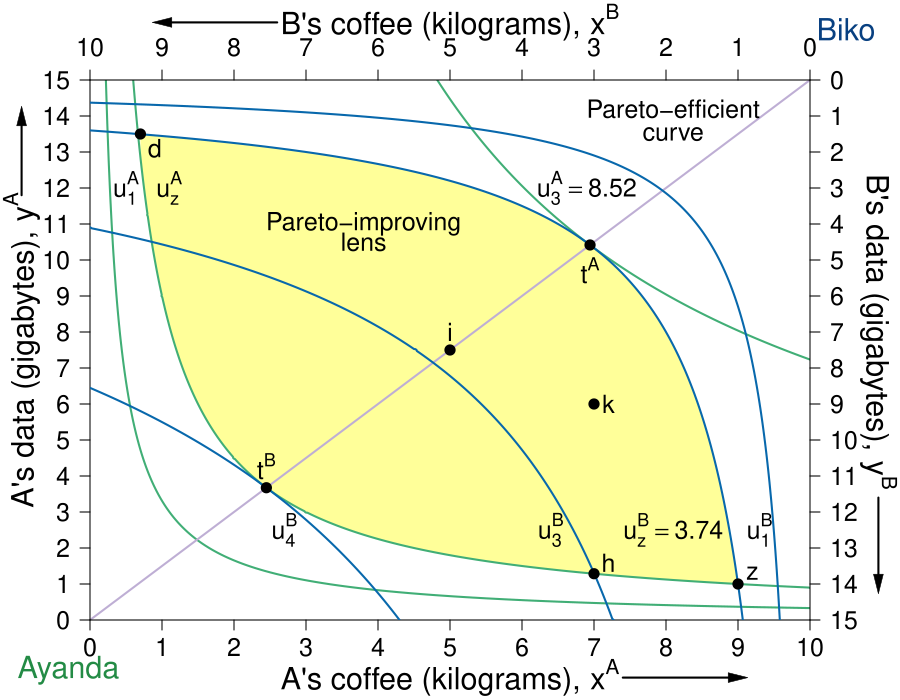

Recreate this plot in R.
require(shape)
#pdf(file = "property_tioli_logsSTEP1.pdf", width = 9, height = 7)
#pdf(file = "property_tioli_logsSTEP2.pdf", width = 9, height = 7)
#pdf(file = "property_tioli_logsSTEP3.pdf", width = 9, height = 7)
#pdf(file = "property_tioli_logsSTEP4.pdf", width = 9, height = 7)
pdf(file = "property/property_tioli_logs_mcq.pdf", width = 9, height = 7)

#Set parameters for graphics
namesize <- 1.3
pointsize <- 1.8
axislabelsize <- 1.8
labelsize <- 1.5
namesize <- 1.8
annotatesize <- 1.5
graphlinewidth <- 2
segmentlinewidth <- 1.5

COL <- c("#7fc97f", "#beaed4", "#fdc086", "#ffff99", "#386cb0", "#f0027f", "#bf5b17", "#666666")
COLA <- c("#99d8c9","#66c2a4","#41ae76", "#238b45", "#005824")
COLB <- c("#4eb3d3", "#2b8cbe", "#0868ac","#084081")


uAlog <- function(xA, yA, alpha = 1/2){
  alpha*log(xA) + (1-alpha)*log(yA)
}

indifflogA <- function(xA, U, alpha = 1/2){
  exp((U - alpha*log(xA))/(1 - alpha))
}

uBlog <- function(xA, yA, alpha = 1/2){
  alpha*log(10-xA) + (1-alpha)*log(15-yA)
}

indifflogB <- function(xA, U = uBlog(9,1), alpha = 1/2){
  15 - exp((U - alpha*log(10-xA))/(1 - alpha))
}

paretoEC <- function(x, ybar = 15, xbar = 10) {
  (ybar/xbar)*x
}

#Use the TIOLI funciton to find what value of x you should have for point g
xatioli <- function(uza){
  exp(uza - (1/2)*log(3/2))
}

xbtioli <- function(uzb){
  exp(uzb - (1/2)*log(3/2))
}

par(mar =  c(4, 4.5, 4, 4.5))
xlims <- c(0, 10)
ylims <- c(0, 15)
xlims2 <- c(10, 0)
ylims2 <- c(15, 0)

plot(0, 0, xlim = xlims, ylim = ylims, type = "n",
     xlab = "",
     ylab = "", 
     xaxt = "n", 
     yaxt = "n", 
     cex.lab = axislabelsize, 
     bty = "n",
     xaxs="i", 
     yaxs="i")

mtext(expression(paste("A's coffee (kilograms), ", x^A)), side = 1, line = 3, cex = axislabelsize)
text(-0.95, 0.5*ylims[2], expression(paste("A's data (gigabytes), ", y^A)), xpd = TRUE, cex = axislabelsize, srt = 90) 


#Specify the sequences of points for graphing. 
xx1 <- seq(xlims[1], xlims[2], length.out = npts)
yy1 <- indiffcurveA2(xx1, U = uA(8,2), A = 1, a = 2/3)
yy2 <- indiffcurveA2(xx1)

#Polygon Attempt
#polygon(x = c(1.34, 6, 8, 10 - 6.73), y = c(12, 9, 2, 15 - 10.1), col="powderblue", density=NULL, border = NA)

#I need something like xx1 with npts for 
xpoly1 <- seq(from = 0.7, to = 9, length.out = 501)
ypoly1 <- indifflogA(xpoly1, U = uAlog(9,1), alpha = 1/2)
ypoly2 <- indifflogB(xpoly1, U = uBlog(9,1), alpha = 1/2)
polygon(x = c(xpoly1, rev(xpoly1)), y = c(ypoly1, rev(ypoly2)), col=COL[4], density=NULL, border = NA)

npts <- 501 
x <- seq(xlims[1], xlims[2], length.out = npts)
y <- seq(ylims[1], ylims[2], length.out = npts) 
a <- c(uA(9,2) - 1.5, uA(8,2), uA(8,2) + 1)

a2 <- c(uAlog(9,1) - 0.5, uAlog(9,1), uAlog(10 - xbtioli(uBlog(9,1)),15 - (3/2)*xbtioli(uBlog(9,1))))

contour(x, y, 
        outer(x, y, uAlog),
        drawlabels = FALSE,
        col = COLA[3],
        lwd = graphlinewidth,
        levels = a2, 
        xaxs="i", 
        yaxs="i", 
        add = TRUE)

npts <- 500 
npts2 <- 501

#Draw the lines for the graphs
#lines(xx1, indiffcurveA1(xx1), col = COLA[3], lwd = graphlinewidth)
#lines(xx1, indiffcurveA2(xx1), col = COLA[3], lwd = graphlinewidth)
#lines(xx1, indiffcurveA3(xx1), col = COLA[3], lwd = graphlinewidth)
#lines(xx1, indiffcurveA4(xx1), col = COLA[3], lwd = graphlinewidth)
lines(xx1, paretoEC(xx1), col = COL[2], lwd = graphlinewidth)

#lines(xx1, indifflogB(xx1), col = COLB[2], lwd = graphlinewidth)
#lines(xx1, indiffcurveBneg2(xx1, U = uB(8,2), a = 1/3), col = COLB[2], lwd = graphlinewidth)
#lines(xx1, indiffcurveBneg3(xx1), col = COLB[2], lwd = graphlinewidth)

#Customize ticks and labels for the plot
ticksy <- seq(from = 0, to = 15, by = 1)
ylabels <- seq(from = 0, to = 15, by = 1)
ticksx <- seq(from = 0, to = 10, by = 1)
xlabels <- seq(from = 0, to = 10, by = 1)
axis(1, at = ticksx, pos = 0, labels = xlabels, cex.axis = labelsize)
axis(2, at = ticksy, pos = 0, labels = ylabels, las = 1, cex.axis = labelsize)

#Add arrows:
# arrows(-0.75, 11.5, -0.75, 14, xpd = TRUE, length = 0.1, angle = 40, lwd = 3)
# arrows(7.3, -1.7, 9, -1.7, xpd = TRUE, length = 0.1, angle = 40, lwd = 3)
Arrows(-0.95, 11.8, -0.95, 14, col = "black", lty = 1, lwd = 2, arr.type = "triangle", arr.lwd = 0.5, xpd = TRUE)
Arrows(7.4, -1.6, 9, -1.6, col = "black", lty = 1, lwd = 2, arr.type = "triangle", arr.lwd = 0.5, xpd = TRUE)

#Annotation of the three graphs and the NE
text(0.5, 12, expression(u[1]^A), cex = annotatesize)
#text(1.3, 12, expression(u[2]^A==u[z]^A), cex = annotatesize)
text(1.1, 12, expression(u[z]^A), cex = annotatesize)
text(6.9, 12, expression(u[3]^A == 8.52), cex = annotatesize)

#Perhaps useful point to label the unused intersection of the participation constraints
#points(1.34, 12, pch = 16, col = "black", cex = 1.5)



#Pareto efficient curve
#segments(4.16, 6.23, 6.73, 10.1, lty = 2, lwd = 2)
text(8.1, 14.2, expression("Pareto-efficient"), cex = annotatesize)
text(8.1, 13.5, expression("curve"), cex = annotatesize)
#Arrows(8.8, 12.7, 8.8, 10.4, col = "black", lty = 1, lwd = 2, arr.type = "triangle", arr.lwd = 0.5)


#Label Pareto Improving Lens
text(3.8, 11, expression(paste("Pareto-improving")), cex = annotatesize)
text(3.8, 10.5, expression(paste("lens")), cex = annotatesize)
#Arrows(4, 10.2, 4, 8, col = "black", lty = 1, lwd = 2, arr.type = "triangle", arr.lwd = 0.5)



text(-0.3, -1.4, expression("Ayanda"), xpd = TRUE, cex = namesize, col = COLA[4])
text(10.5, 16.4, expression("Biko"), xpd = TRUE, cex = namesize, col = COLB[4])

#Set up second axes and labels

par(new = TRUE)

#Use the same x and ylims as previously, but with locations switched
xlims2 <- c(10, 0)
ylims2 <- c(15, 0)

#Leave the ylab and xlab blank to ensure no axes titles
plot(0, 0, xlim = xlims2, ylim = ylims2, type = "n",
     xlab = expression(paste("")),
     ylab = expression(paste("")),
     xaxt = "n", 
     yaxt = "n", 
     cex.lab = 1.3, 
     bty = "n",
     xaxs="i", 
     yaxs="i")

#Set up axes at sides 3 and 4 (top and right)
axis(side = 3, at = ticksx, pos = 0, labels = xlabels, cex.axis = labelsize)
axis(side = 4, at = ticksy, pos = 0, labels = ylabels, las = 1, cex.axis = labelsize)

text(5, -1.6, expression(paste("B's coffee (kilograms), ", x^B)), xpd = TRUE, cex = axislabelsize)
text(-0.95, 7, expression(paste("B's data (gigabytes), ", y^B)), xpd = TRUE, cex = axislabelsize, srt = 270) 

#Add arrows:
Arrows(-0.95, 11.6, -0.95, 14, col = "black", lty = 1, lwd = 2, arr.type = "triangle", arr.lwd = 0.5, xpd = TRUE)
Arrows(7.4, -1.6, 9, -1.6, col = "black", lty = 1, lwd = 2, arr.type = "triangle", arr.lwd = 0.5, xpd = TRUE)


uBlog2 <- function(xB, yB, alpha = 1/2){
  alpha*log(xB) + (1-alpha)*log(yB)
}

#b <- c(uB2(1,14) - 1, uB2(1,14), uB2(1,14) + 1)




b <- c(uBlog2(1,14) - 0.4, uBlog2(1,14), uBlog2(3,13.7), uBlog2(10 - xatioli(uAlog(9,1)),15 - (3/2)*xatioli(uAlog(9,1))))
contour(x, y,
        outer(x, y, uBlog2),
        drawlabels = FALSE,
        col = COLB[3],
        lwd = graphlinewidth,
        levels = b,
        xaxs="i",
        yaxs="i",
        add = TRUE,
        xpd = TRUE)

#Label B's indifference curves
text(0.7, 12.5, expression(u[1]^B), cex = annotatesize)
#text(1.7, 12.5, expression(u[2]^B == u[z]^B), cex = annotatesize)
#text(1.4, 12.5, expression(u[z]^B), cex = annotatesize)
text(1.9, 12.5, expression(u[z]^B == 3.74), cex = annotatesize)
text(3.6, 12.5, expression(u[3]^B), cex = annotatesize)
text(7.3, 12.5, expression(u[4]^B), cex = annotatesize)

#Add a point for the initial endowment
points(1, 14, pch = 16, col = "black", cex = 1.5)
text(0.8, 13.7, expression(z), cex = annotatesize)

#Label a point on the middle of the curve
points(5, 7.5, pch = 16, col = "black", cex = 1.5)
text(5, 7.5 - 0.5, expression(i), cex = annotatesize)

#Label point k
points(3, 9, pch = 16, col = "black", cex = 1.5)
text(2.8, 9.5 - 0.5, expression(k), cex = annotatesize)

#Add point for comparison to participation constraint
points(10-.7, 15 - 13.5, pch = 16, col = "black", cex = 1.5)
text(10-.7 - 0.2, 15 - 13.5 + 0.4, 
     expression(d), cex = annotatesize)


#Calculate TIOLI power allocation for B
#mrs(x,y) => pareto efficient curve is (3/2)x = y
#A's initital utility is 4 = u(8,2) = (8^0.5)*(2^0.5)
#Therefore substitute in the contract curve u_e^A = 4 = (x^A)^(0.5)(3/2*x^A)^0.5
# => x^A = 4/((3/2)^0.5) = 3.27 => x^B = 6.73
# => y^A = 3/2(x^A) = 4.9 => y^B = 10.1



#Add point g for B's TIOLI power
points(10-xatioli(uAlog(9,1)), 15-(3/2)*xatioli(uAlog(9,1)), pch = 16, col = "black", cex = 1.5)
text(10-2.44949, 15-(3/2)*2.44949 - 0.6, 
     expression(t^B), cex = annotatesize)

#Calculate TIOLI power allocation for A
#mrs(x,y) => pareto efficient curve is (3/2)x = y
#A's initital utility is 4 = u(8,2) = (8^0.5)*(2^0.5)
#Therefore substitute in the contract curve u_e^A = 4 = (x^A)^(0.5)(3/2*x^A)^0.5
# => x^B = 5.09/((3/2)^0.5) = 4.16 => x^A = 5.84
# => y^B = 3/2(x^B) = 6.23 => y^A = 8.77 
#=> u^A = (5.84^0.5)*(8.77^0.5) = 7.156591
#Add point f for A's TIOLI power


#xbtioli(uBlog2(1,14))
points(xbtioli(uBlog2(1,14)), 3/2*xbtioli(uBlog2(1,14)), pch = 16, col = "black", cex = 1.5)
text(xbtioli(uBlog2(1,14)), 3/2*xbtioli(uBlog2(1,14)) + 0.7, 
     expression(t^A), cex = annotatesize)

#Annotating B's endowment
#text(1.8, 12.5, expression(e))

#Annotating a point that is a Pareto improvement over e.
indifflogAneg <- function(xA, U, alpha = 1/2){
  15 - exp((U - alpha*log(10-xA))/(1 - alpha))
}

points(3, indifflogAneg(3, U = uAlog(9,1)), pch = 16, col = "black", cex = 1.5)
text(3 - 0.2, indifflogAneg(3, U = uAlog(9,1)) - (0.2*1.5), 
     expression(h), cex = annotatesize)

# uAlog(9,1)
# [1] 1.464816
#(2.94^0.5)*(12.76^0.5)


dev.off()
